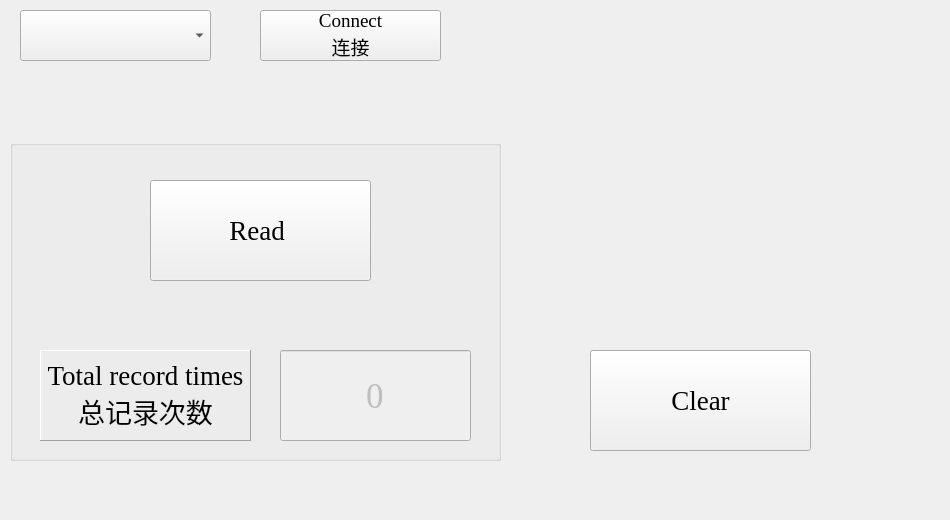
<?xml version="1.0" encoding="UTF-8"?>
<ui version="4.0">
 <class>MainWindow</class>
 <widget class="QMainWindow" name="MainWindow">
  <property name="geometry">
   <rect>
    <x>0</x>
    <y>0</y>
    <width>950</width>
    <height>520</height>
   </rect>
  </property>
  <property name="windowTitle">
   <string>MainWindow</string>
  </property>
  <property name="toolButtonStyle">
   <enum>Qt::ToolButtonIconOnly</enum>
  </property>
  <widget class="QWidget" name="centralWidget">
   <widget class="QPushButton" name="Connect_Btn">
    <property name="geometry">
     <rect>
      <x>260</x>
      <y>10</y>
      <width>181</width>
      <height>51</height>
     </rect>
    </property>
    <property name="sizePolicy">
     <sizepolicy hsizetype="Minimum" vsizetype="Minimum">
      <horstretch>0</horstretch>
      <verstretch>0</verstretch>
     </sizepolicy>
    </property>
    <property name="font">
     <font>
      <family>Times New Roman</family>
      <pointsize>14</pointsize>
      <weight>50</weight>
      <italic>false</italic>
      <bold>false</bold>
     </font>
    </property>
    <property name="styleSheet">
     <string notr="true"/>
    </property>
    <property name="text">
     <string>Connect
连接</string>
    </property>
   </widget>
   <widget class="QComboBox" name="COMSelectcomboBox">
    <property name="geometry">
     <rect>
      <x>20</x>
      <y>10</y>
      <width>191</width>
      <height>51</height>
     </rect>
    </property>
    <property name="sizePolicy">
     <sizepolicy hsizetype="Preferred" vsizetype="Minimum">
      <horstretch>20</horstretch>
      <verstretch>0</verstretch>
     </sizepolicy>
    </property>
    <property name="font">
     <font>
      <pointsize>30</pointsize>
     </font>
    </property>
    <property name="styleSheet">
     <string notr="true"/>
    </property>
    <property name="iconSize">
     <size>
      <width>50</width>
      <height>50</height>
     </size>
    </property>
   </widget>
   <widget class="QPushButton" name="Clear">
    <property name="geometry">
     <rect>
      <x>590</x>
      <y>350</y>
      <width>221</width>
      <height>101</height>
     </rect>
    </property>
    <property name="font">
     <font>
      <family>Times New Roman</family>
      <pointsize>20</pointsize>
     </font>
    </property>
    <property name="text">
     <string>Clear</string>
    </property>
   </widget>
   <widget class="QGroupBox" name="groupBox">
    <property name="geometry">
     <rect>
      <x>10</x>
      <y>140</y>
      <width>491</width>
      <height>321</height>
     </rect>
    </property>
    <property name="title">
     <string/>
    </property>
    <widget class="QPushButton" name="Read_Record">
     <property name="geometry">
      <rect>
       <x>140</x>
       <y>40</y>
       <width>221</width>
       <height>101</height>
      </rect>
     </property>
     <property name="sizePolicy">
      <sizepolicy hsizetype="Minimum" vsizetype="Fixed">
       <horstretch>0</horstretch>
       <verstretch>0</verstretch>
      </sizepolicy>
     </property>
     <property name="font">
      <font>
       <family>Times New Roman</family>
       <pointsize>20</pointsize>
      </font>
     </property>
     <property name="text">
      <string>Read </string>
     </property>
    </widget>
    <widget class="QLabel" name="label">
     <property name="geometry">
      <rect>
       <x>30</x>
       <y>210</y>
       <width>211</width>
       <height>91</height>
      </rect>
     </property>
     <property name="font">
      <font>
       <family>Times New Roman</family>
       <pointsize>20</pointsize>
       <weight>50</weight>
       <bold>false</bold>
      </font>
     </property>
     <property name="frameShape">
      <enum>QFrame::Panel</enum>
     </property>
     <property name="frameShadow">
      <enum>QFrame::Raised</enum>
     </property>
     <property name="text">
      <string>Total record times
总记录次数</string>
     </property>
     <property name="alignment">
      <set>Qt::AlignCenter</set>
     </property>
    </widget>
    <widget class="QLineEdit" name="lineEdit">
     <property name="enabled">
      <bool>false</bool>
     </property>
     <property name="geometry">
      <rect>
       <x>270</x>
       <y>210</y>
       <width>191</width>
       <height>91</height>
      </rect>
     </property>
     <property name="font">
      <font>
       <family>Times New Roman</family>
       <pointsize>26</pointsize>
      </font>
     </property>
     <property name="text">
      <string>0</string>
     </property>
     <property name="alignment">
      <set>Qt::AlignCenter</set>
     </property>
    </widget>
   </widget>
  </widget>
 </widget>
 <layoutdefault spacing="6" margin="11"/>
 <resources/>
 <connections/>
</ui>
